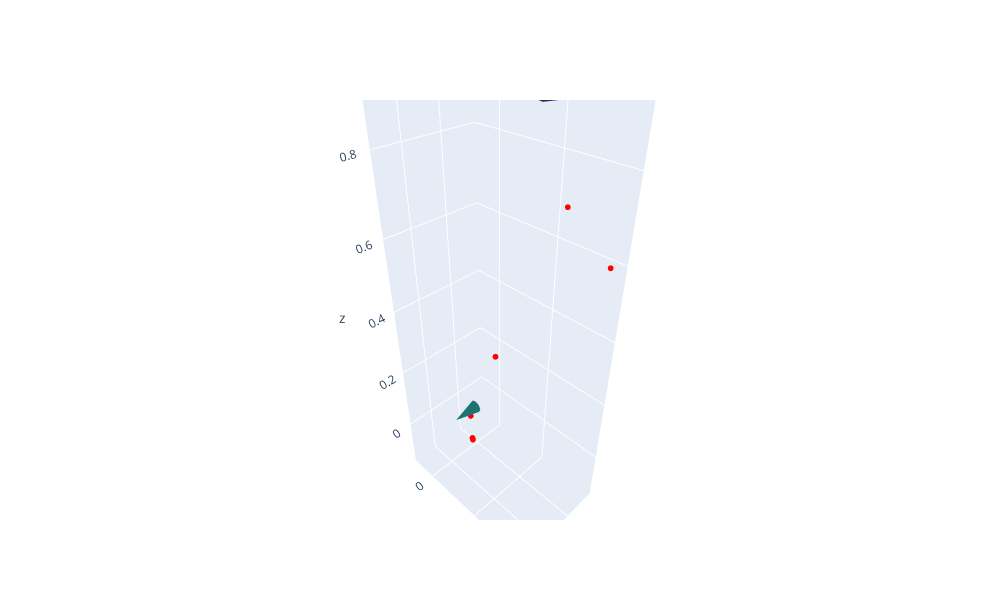

This figure's notebook cell:
### Code cell
#@title Step 9 : Visualize the camera pose and 3D points in the same plot using Plotly
# Create camera pose visualization
camera_cones = [go.Cone(x=[C1[0], C2[0]], y=[C1[1], C2[1]], z=[C1[2], C2[2]],
                        u=[E1[0, 0], E2[0, 0]], v=[E1[1, 0], E2[1, 0]], w=[E1[2, 0], E2[2, 0]],
                        sizemode='scaled', sizeref=0.2, anchor='tail', colorscale='Viridis', showscale=False)]

# Create a scatter plot for the 3D points
scatter_3d = go.Scatter3d(x=points_3D[:, 0, 0], y=points_3D[:, 0, 1], z=points_3D[:, 0, 2],
                          mode='markers', marker=dict(size=2, color='red'))

# Create a layout and plot the data
layout = go.Layout(scene=dict(aspectmode='data'), autosize=False, width=1000, height=600)
fig = go.Figure(data=[scatter_3d, *camera_cones], layout=layout)
fig.show()

### Figure 1 — Plotly figure (JSON) as saved in the notebook; plotly's stock layout.template omitted (floating-point values rounded to 4 significant figures)
{"data": [{"marker": {"color": "red", "size": 2}, "mode": "markers", "type": "scatter3d", "x": [0.01041, 0.02233, 0.02198, -0.08752, 0.09253, 0.1636], "y": [-0.01448, 0.005197, 0.006665, 0.3614, 0.3836, 0.285], "z": [-0.04385, -0.1192, -0.1266, 0.5848, 0.7877, 0.4622]}, {"anchor": "tail", "colorscale": [[0, "#440154"], [0.1111, "#482878"], [0.2222, "#3e4989"], [0.3333, "#31688e"], [0.4444, "#26828e"], [0.5556, "#1f9e89"], [0.6667, "#35b779"], [0.7778, "#6ece58"], [0.8889, "#b5de2b"], [1, "#fde725"]], "showscale": false, "sizemode": "scaled", "sizeref": 0.2, "type": "cone", "u": [1, -0.02699], "v": [0, 0.9996], "w": [0, -0.007817], "x": [0, 0.07663], "y": [0, 0.3005], "z": [0, 0.9507]}], "layout": {"autosize": false, "height": 600, "scene": {"aspectmode": "data"}, "width": 1000}}
